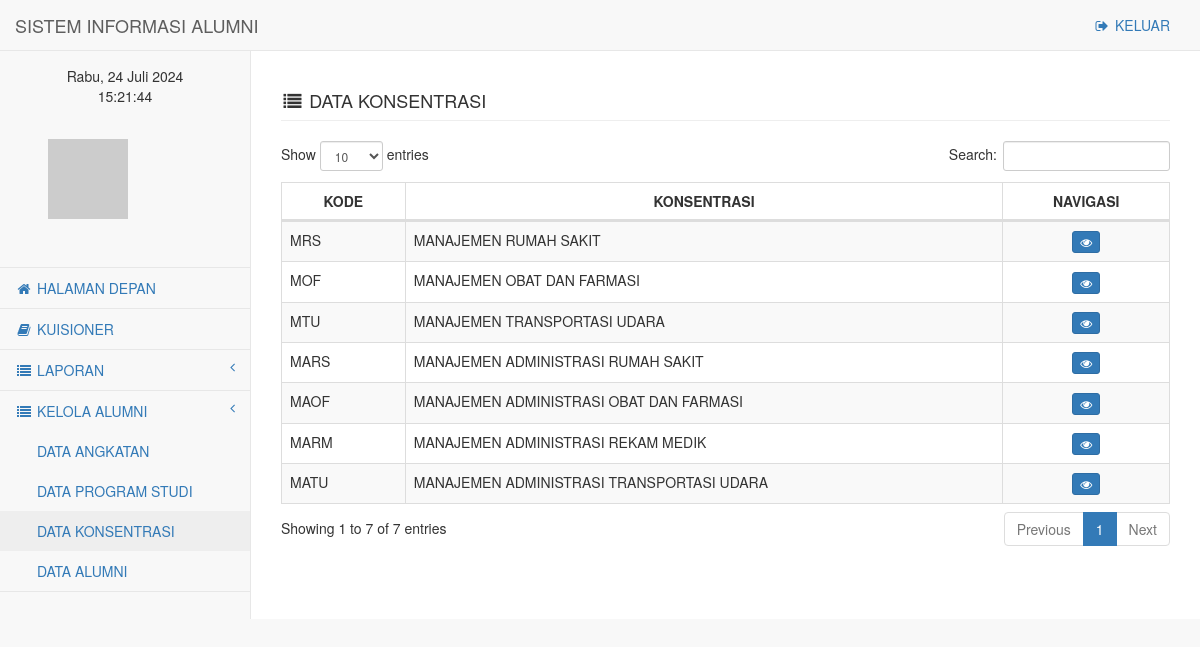
The page /administrator/konsentrasi.php (signed in) on the database its author committed.
### tables this page shows
CREATE TABLE `peminatan_prodi` (
  `id` varchar(10) NOT NULL,
  `kode` varchar(7) NOT NULL,
  `prodi_id` int(11) NOT NULL,
  `nama_peminatan` varchar(150) NOT NULL,
  `created_at` datetime NOT NULL,
  `updated_at` datetime NOT NULL,
  `status` bit(1) NOT NULL DEFAULT b'0'
);

### administrator/konsentrasi.php (the view, shortened to what this page needs)
<!DOCTYPE html>
<html lang="en">
    <head>
        <link href="../vendor/bootstrap/css/bootstrap.min.css" rel="stylesheet">
        <link href="../vendor/metisMenu/metisMenu.min.css" rel="stylesheet">
        <link href="../dist/css/sb-admin-2.css" rel="stylesheet">
        <link href="../vendor/morrisjs/morris.css" rel="stylesheet">
        <link href="../vendor/font-awesome/css/font-awesome.min.css" rel="stylesheet" type="text/css">
        <link href="../vendor/datatables-plugins/dataTables.bootstrap.css" rel="stylesheet">
        <link href="../vendor/datatables-responsive/dataTables.responsive.css" rel="stylesheet">
    </head>
    <body onload="tampilkanwaktu(); setInterval('tampilkanwaktu()', 1000);">
        <div id="wrapper">
            <nav class="navbar navbar-default navbar-static-top" role="navigation" style="margin-bottom: 0">
                <?php include 'sidebar_menu.php'; ?>
            </nav>
            <div id="page-wrapper">
                <div class="row">
                    <div class="col-lg-12">
                        <h4 class="page-header"><i class="fa fa-list fa-fw"></i> DATA KONSENTRASI</h4>
                    </div>
                </div>
                <div class="row">
                    <div class="col-lg-12">
                        <table width="100%" class="table table-striped table-bordered table-hover" id="dataTables-example">
                            <thead>
                                <tr>
                                    <th style="text-align: center">KODE</th>
                                    <th style="text-align: center">KONSENTRASI</th>
                                    <th style="text-align: center">NAVIGASI</th>
                                </tr>
                            </thead>
                            <tbody>
                                <?php
                                $result = mysqli_query($mysqli, "SELECT * FROM  peminatan_prodi");
                                while ($data = mysqli_fetch_array($result)) {
                                    $kode = $data['kode'];
                                    $nama_konsentrasi = $data['nama_peminatan'];
                                    ?>
                                    <tr>
                                        <td><?php echo $kode; ?></td>
                                        <td><?php echo strtoupper($nama_konsentrasi); ?></td>
                                        <td style="text-align: center">
                                            <a href="#" class="btn btn-primary btn-xs"><i class="fa fa-eye fa-fw"></i></a>
                                        </td>
                                    </tr>
                                    <?php
                                }
                                ?>
                            </tbody>
                        </table>
                        <br />
                    </div>
                </div>
            </div>
        </div>
    </body>
</html>

### administrator/sidebar_menu.php (shortened to what this page needs)
<div class="navbar-header">
    <a class="navbar-brand" href="#">SISTEM INFORMASI ALUMNI</a>
</div>
<ul class="nav navbar-top-links navbar-right">
    <li><a href="logout.php"><i class="fa fa-sign-out fa-fw"></i> KELUAR</a>
</ul>
<div class="navbar-default sidebar" role="navigation">
    <div class="sidebar-nav navbar-collapse">
        <ul class="nav" id="side-menu">
            <li class="sidebar-search">
            <center>
                <?php
                $hari = date('l');
                if ($hari == "Sunday") {
                    echo "Minggu";
                } elseif ($hari == "Monday") {
                    echo "Senin";
                } elseif ($hari == "Tuesday") {
                    echo "Selasa";
                } elseif ($hari == "Wednesday") {
                    echo "Rabu";
                } elseif ($hari == "Thursday") {
                    echo("Kamis");
                } elseif ($hari == "Friday") {
                    echo "Jum'at";
                } elseif ($hari == "Saturday") {
                    echo "Sabtu";
                }
                ?>,
                <?php
                $tgl = date('d');
                echo $tgl;
                $bulan = date('F');
                if ($bulan == "January") {
                    echo " Januari ";
                } elseif ($bulan == "February") {
                    echo " Februari ";
                } elseif ($bulan == "March") {
                    echo " Maret ";
                } elseif ($bulan == "April") {
                    echo " April ";
                } elseif ($bulan == "May") {
                    echo " Mei ";
                } elseif ($bulan == "June") {
                    echo " Juni ";
                } elseif ($bulan == "July") {
                    echo " Juli ";
                } elseif ($bulan == "August") {
                    echo " Agustus ";
                } elseif ($bulan == "September") {
                    echo " September ";
                } elseif ($bulan == "October") {
                    echo " Oktober ";
                } elseif ($bulan == "November") {
                    echo " November ";
                } elseif ($bulan == "December") {
                    echo " Desember ";
                }
                $tahun = date('Y');
                echo $tahun;
                ?>
                <br/>
                <span id="clock"></span>
            </center>
            <?php
            $mail = 'alumni@tracer.amayogyakarta.ac.id';
            $hash = md5(strtolower(trim($mail)));
            $size = 150;
            $grav_url = "https://www.gravatar.com/avatar/" . $hash . "?s=" . $size;
            ?>
            <img src="<?php echo $grav_url; ?>" style="padding: 33px;">
            </li>
            <li>
                <a href="index.php"><i class="fa fa-home fa-fw"></i> HALAMAN DEPAN</a>
            </li>
            <li>
                <a href="kuisioner.php"><i class="fa fa-book fa-fw"></i> KUISIONER</a>
            </li>
            <li>
                <a href="#"><i class="fa fa-list fa-fw"></i> LAPORAN <span class="fa arrow"></span></a>
            </li>
            <li>
                <a href="#"><i class="fa fa-list fa-fw"></i> KELOLA ALUMNI<span class="fa arrow"></span></a>
                <ul class="nav nav-second-level">
                    <li>
                        <a href=angkatan.php>DATA ANGKATAN</a>
                    </li>
                    <li>
                        <a href="program_studi.php">DATA PROGRAM STUDI</a>
                    </li>
                    <li>
                        <a href="konsentrasi.php">DATA KONSENTRASI</a>
                    </li>
                    <li>
                        <a href="alumni.php">DATA ALUMNI</a>
                    </li>
                </ul>
            </li>
        </ul>
    </div>
</div>

### rows shown on the page
peminatan_prodi: kode "MRS", nama_peminatan "MANAJEMEN RUMAH SAKIT"
peminatan_prodi: kode "MOF", nama_peminatan "MANAJEMEN OBAT DAN FARMASI"
peminatan_prodi: kode "MTU", nama_peminatan "MANAJEMEN TRANSPORTASI UDARA"
peminatan_prodi: kode "MARS", nama_peminatan "MANAJEMEN ADMINISTRASI RUMAH SAKIT"
peminatan_prodi: kode "MAOF", nama_peminatan "MANAJEMEN ADMINISTRASI OBAT DAN FARMASI"
peminatan_prodi: kode "MARM", nama_peminatan "MANAJEMEN ADMINISTRASI REKAM MEDIK"
peminatan_prodi: kode "MATU", nama_peminatan "MANAJEMEN ADMINISTRASI TRANSPORTASI UDARA"
